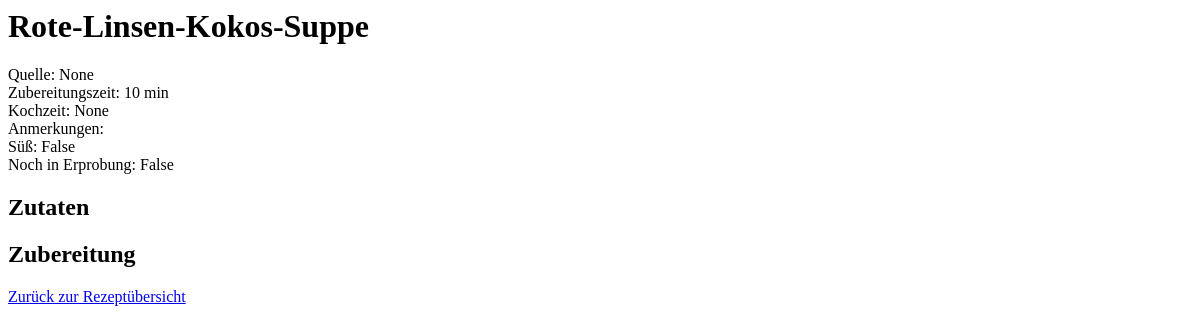
The app's page /recipes/2/, older data.
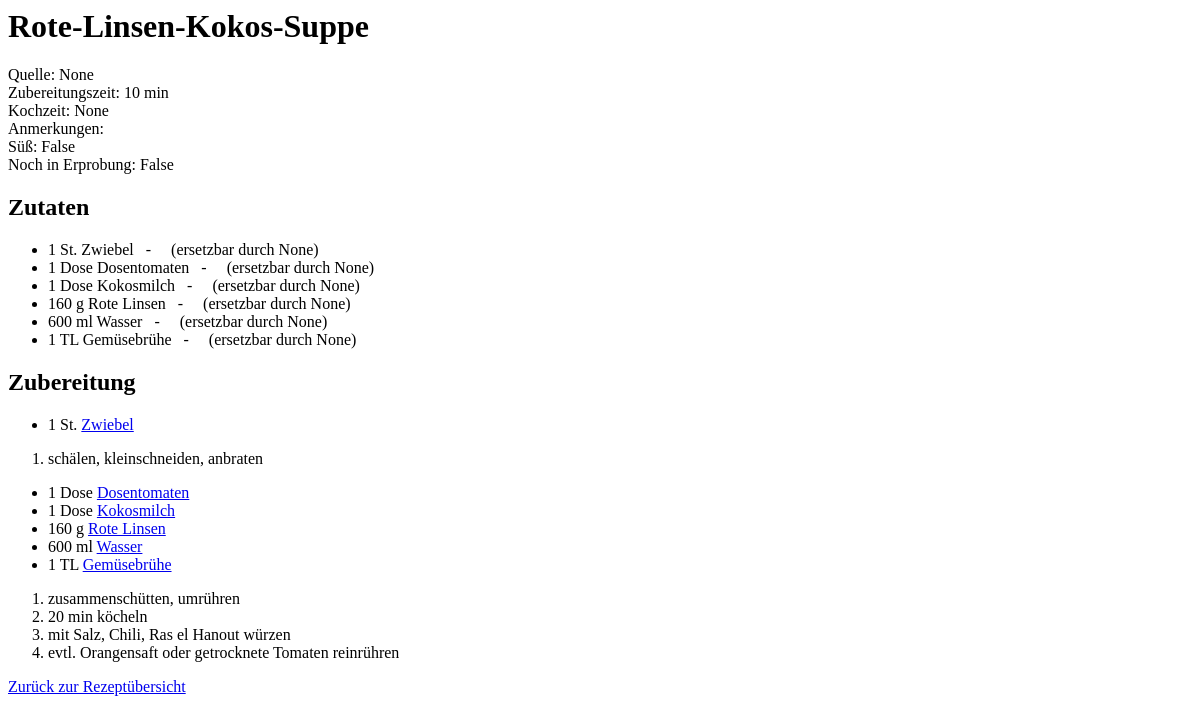
The same page, newer data.
### recipes/models.py (models this page shows, shortened)
class StepIngredient(models.Model):
    step = models.ForeignKey(Step, verbose_name="Schritt", on_delete=models.CASCADE)
    ingredient = models.ForeignKey(Ingredient, verbose_name="Zutat", on_delete=models.CASCADE)
    quantity = models.CharField(max_length=200, verbose_name="Menge")
    unit = models.CharField(max_length=100, verbose_name="Einheit")
    alternatives = models.CharField(max_length=200, verbose_name="Mögliche Alternative(n)", blank=True)

class Ingredient(models.Model):
    ingredient_name = models.CharField(max_length=200, verbose_name="Zutat", unique=True)
    location1 = models.ForeignKey(Location, verbose_name="Lagerort", related_name="location1", on_delete=models.SET_NULL, blank=True, null=True)
    location2 = models.ForeignKey(Location, verbose_name="Alternativer Lagerort", related_name="location2", on_delete=models.SET_NULL, blank=True, null=True)
    image = models.ImageField(upload_to="images", verbose_name="Foto", null=True, blank=True)
    usually_stocked = models.BooleanField(default=True, verbose_name="normalerweise vorhanden", )
    alternatives = models.CharField(max_length=200, verbose_name="Mögliche Alternative(n)", blank=True)

class Instruction(models.Model):
    step = models.ForeignKey(Step, verbose_name="Schritt", on_delete=models.CASCADE)
    text = models.CharField(max_length=400, verbose_name="Text")

### recipes/views.py (the view)
# urls.py: path("<int:pk>/", views.DetailView.as_view(), name="detail"),
class DetailView(generic.DetailView):
    model = Recipe
    def get_context_data(self, **kwargs):
        context = super().get_context_data(**kwargs)
        steps = self.object.step_set.order_by('number')
        for step in steps:
            step.ingredients = StepIngredient.objects.filter(step=step)
            step.instructions = step.instruction_set.order_by('id')
        context['steps'] = steps
        context['utensils'] = RecipeUtensil.objects.filter(recipe=self.object)
        return context

### recipes/models.py (called while the page is built)
    def __str__(self):
        return self.recipe_name

### recipes/templates/recipes/recipe_detail.html (shortened to what this page needs)
<h1> {{ recipe }} </h1>
Quelle: {{ recipe.source }} <br>
Zubereitungszeit: {{ recipe.preparation_time }} <br>
Kochzeit: {{ recipe.cooking_time }} <br>
Anmerkungen: {{ recipe.notes }} <br>
Süß: {{ recipe.sweet }} <br>
Noch in Erprobung: {{ recipe.experimental }}
<h2> Zutaten</h2>
<ul>
    {% for step in steps %}
        {% for step_ingredient in step.ingredients %}
            <li>{{ step_ingredient.quantity }} {{ step_ingredient.unit }} {{ step_ingredient.ingredient.ingredient_name }}
                &nbsp; - &nbsp;
                {% if step_ingredient.alternatives != "" %}
                    &nbsp;
                    (ersetzbar durch {{ step_ingredient.alternatives }})
                {% endif %}
            </li>
        {% endfor %}
    {% endfor %}
</ul>
<h2> Zubereitung</h2>
{% for step in steps %}
    {% if step.ingredients %}
        <ul>
            {% for step_ingredient in step.ingredients %}
                <li>{{ step_ingredient.quantity }} {{ step_ingredient.unit }}
                    <a href="{% url 'recipes:ingredient' step_ingredient.ingredient.id %}">{{ step_ingredient.ingredient.ingredient_name }}</a>
                </li>
            {% endfor %}
        </ul>
    {% endif %}
    <ol>
        {% for instruction in step.instructions %}
            <li> {{ instruction.text }} </li>
        {% endfor %}
    </ol>
{% endfor %}
<a href="{% url 'recipes:index' %}">Zurück zur Rezeptübersicht</a>

Row changes from the older to the newer data that the page shows:
added StepIngredient: quantity "1", unit "St.", ingredient.ingredient_name "Zwiebel", alternatives "None"
added StepIngredient: quantity "1", unit "Dose", ingredient.ingredient_name "Dosentomaten", alternatives "None"
added StepIngredient: quantity "1", unit "Dose", ingredient.ingredient_name "Kokosmilch", alternatives "None"
added StepIngredient: quantity "160", unit "g", ingredient.ingredient_name "Rote Linsen", alternatives "None"
added StepIngredient: quantity "600", unit "ml", ingredient.ingredient_name "Wasser", alternatives "None"
added StepIngredient: quantity "1", unit "TL", ingredient.ingredient_name "Gemüsebrühe", alternatives "None"
added Instruction: text "schälen, kleinschneiden, anbraten"
added Instruction: text "zusammenschütten, umrühren"
added Instruction: text "20 min köcheln"
added Instruction: text "mit Salz, Chili, Ras el Hanout würzen"
added Instruction: text "evtl. Orangensaft oder getrocknete Tomaten reinrühren"
